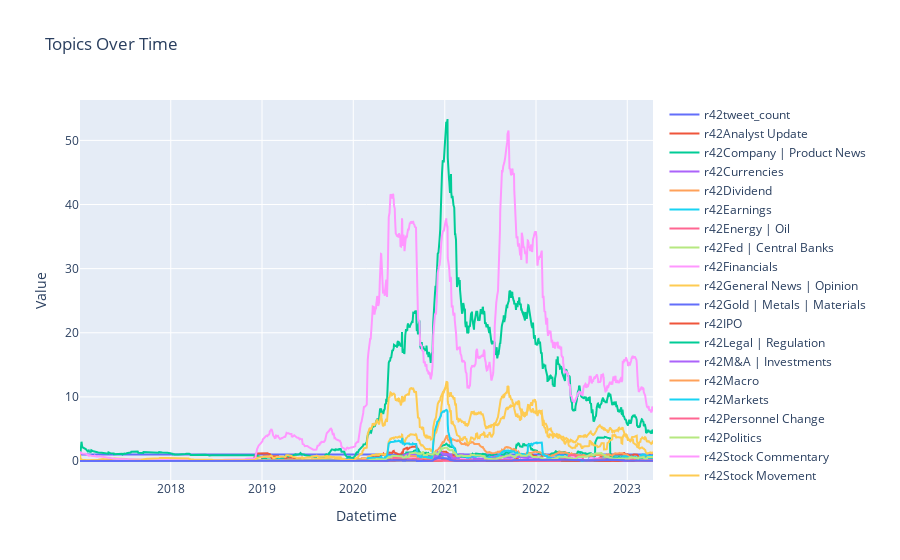

Notebook source saved alongside this figure:
### Code cell
# Specify the columns you want to plot
columns_to_plot = list(twitter_subset_final.columns[21:])

# Create the figure
fig = go.Figure()

# Iterate over the columns and add traces to the figure
for column in columns_to_plot:
    fig.add_trace(go.Scatter(x=twitter_subset_final.index, y=twitter_subset_final[column], name=column))

# Update the layout
fig.update_layout(title='Topics Over Time', xaxis_title='Datetime', yaxis_title='Value')

# Display the plot
fig.show()

### Figure 1 — Plotly figure (JSON) as saved in the notebook; plotly's stock layout.template omitted (floating-point values rounded to 4 significant figures; data arrays with more than 128 entries replaced by an {"elided": "..."} marker saying what was removed)
{"data": [{"name": "r42tweet_count", "type": "scatter", "x": {"elided": "1296 str values"}, "y": {"elided": "1296 int values"}}, {"name": "r42Analyst Update", "type": "scatter", "x": {"elided": "1296 str values"}, "y": {"elided": "1296 float values"}}, {"name": "r42Company | Product News", "type": "scatter", "x": {"elided": "1296 str values"}, "y": {"elided": "1296 float values"}}, {"name": "r42Currencies", "type": "scatter", "x": {"elided": "1296 str values"}, "y": {"elided": "1296 float values"}}, {"name": "r42Dividend", "type": "scatter", "x": {"elided": "1296 str values"}, "y": {"elided": "1296 float values"}}, {"name": "r42Earnings", "type": "scatter", "x": {"elided": "1296 str values"}, "y": {"elided": "1296 float values"}}, {"name": "r42Energy | Oil", "type": "scatter", "x": {"elided": "1296 str values"}, "y": {"elided": "1296 float values"}}, {"name": "r42Fed | Central Banks", "type": "scatter", "x": {"elided": "1296 str values"}, "y": {"elided": "1296 float values"}}, {"name": "r42Financials", "type": "scatter", "x": {"elided": "1296 str values"}, "y": {"elided": "1296 float values"}}, {"name": "r42General News | Opinion", "type": "scatter", "x": {"elided": "1296 str values"}, "y": {"elided": "1296 float values"}}, {"name": "r42Gold | Metals | Materials", "type": "scatter", "x": {"elided": "1296 str values"}, "y": {"elided": "1296 float values"}}, {"name": "r42IPO", "type": "scatter", "x": {"elided": "1296 str values"}, "y": {"elided": "1296 float values"}}, {"name": "r42Legal | Regulation", "type": "scatter", "x": {"elided": "1296 str values"}, "y": {"elided": "1296 float values"}}, {"name": "r42M&A | Investments", "type": "scatter", "x": {"elided": "1296 str values"}, "y": {"elided": "1296 float values"}}, {"name": "r42Macro", "type": "scatter", "x": {"elided": "1296 str values"}, "y": {"elided": "1296 float values"}}, {"name": "r42Markets", "type": "scatter", "x": {"elided": "1296 str values"}, "y": {"elided": "1296 float values"}}, {"name": "r42Personnel Change", "type": "scatter", "x": {"elided": "1296 str values"}, "y": {"elided": "1296 float values"}}, {"name": "r42Politics", "type": "scatter", "x": {"elided": "1296 str values"}, "y": {"elided": "1296 float values"}}, {"name": "r42Stock Commentary", "type": "scatter", "x": {"elided": "1296 str values"}, "y": {"elided": "1296 float values"}}, {"name": "r42Stock Movement", "type": "scatter", "x": {"elided": "1296 str values"}, "y": {"elided": "1296 float values"}}, {"name": "r42Treasuries | Corporate Debt", "type": "scatter", "x": {"elided": "1296 str values"}, "y": {"elided": "1296 float values"}}], "layout": {"title": {"text": "Topics Over Time"}, "xaxis": {"title": {"text": "Datetime"}}, "yaxis": {"title": {"text": "Value"}}}}
